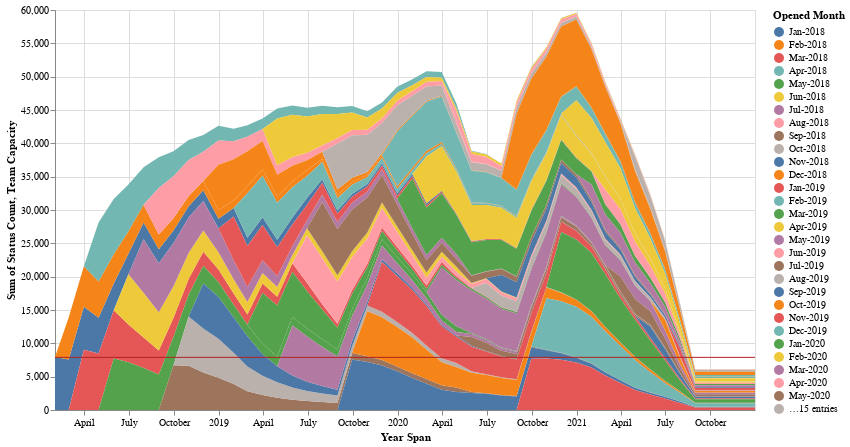

The notebook cell saved with this chart:
### Code cell
#hideinput
monthly_team_capacity = 7894



aggregation = {
         'Open Count': ('Open Count','sum'),

   'Status Count': ('Status Count','sum'),
}
legend_order = caseload_data_by_month['Opened Month'].unique()
backlog_data_byday = caseload_data_by_month.groupby(['Year Span', 'Age Category','CASE_OPENED_DT','Opened Month','Status']) \
.agg(** aggregation).reset_index()

montly_backlog_all = alt.Chart(backlog_data_byday).transform_filter(
    "datum['Status'] == 'Open'"
).mark_area().encode(
    y = alt.Y("sum(Status Count):Q" ),
    x = alt.X("Year Span:T",  scale=alt.Scale(zero=False) ),
   color = alt.Color("Opened Month:N", sort=legend_order ),
    tooltip=['CASE_OPENED_DT:T']
).properties(
    width=700,
    height=400
)

source3 = [{
            'Team Capacity': monthly_team_capacity,
            'tooltip':'Montly Team Capacity'
          }]
source3 = pd.DataFrame(source3)

line = alt.Chart(source3).mark_rule(color='firebrick').encode(
    y=     'Team Capacity',
    size=alt.SizeValue(1),
    tooltip = ['Team Capacity']
)


montly_backlog_all + line

### Figure 1 — Vega-Lite specification as saved in the notebook (floating-point values rounded to 4 significant figures; data arrays with more than 128 entries replaced by an {"elided": "..."} marker saying what was removed)
{"config": {"view": {"continuousWidth": 400, "continuousHeight": 300}}, "layer": [{"data": {"name": "data-e9aec1482207966cc50eb4a720f7899f"}, "mark": "area", "encoding": {"color": {"type": "nominal", "field": "Opened Month", "sort": ["Jan-2018", "Feb-2018", "Mar-2018", "Apr-2018", "May-2018", "Jun-2018", "Jul-2018", "Aug-2018", "Sep-2018", "Oct-2018", "Nov-2018", "Dec-2018", "Jan-2019", "Feb-2019", "Mar-2019", "Apr-2019", "May-2019", "Jun-2019", "Jul-2019", "Aug-2019", "Sep-2019", "Oct-2019", "Nov-2019", "Dec-2019", "Jan-2020", "Feb-2020", "Mar-2020", "Apr-2020", "May-2020", "Jun-2020", "Jul-2020", "Aug-2020", "Sep-2020", "Oct-2020", "Nov-2020", "Dec-2020", "Jan-2021", "Feb-2021", "Mar-2021", "Apr-2021", "May-2021", "Jun-2021", "Jul-2021", "Aug-2021"]}, "tooltip": [{"type": "temporal", "field": "CASE_OPENED_DT"}], "x": {"type": "temporal", "field": "Year Span", "scale": {"zero": false}}, "y": {"type": "quantitative", "aggregate": "sum", "field": "Status Count"}}, "height": 400, "transform": [{"filter": "datum['Status'] == 'Open'"}], "width": 700}, {"data": {"name": "data-953aff2505a5c9fb482138ed7a0ff9f0"}, "mark": {"type": "rule", "color": "firebrick"}, "encoding": {"size": {"value": 1}, "tooltip": [{"type": "quantitative", "field": "Team Capacity"}], "y": {"type": "quantitative", "field": "Team Capacity"}}}], "$schema": "https://vega.github.io/schema/vega-lite/v4.8.1.json", "datasets": {"data-e9aec1482207966cc50eb4a720f7899f": {"elided": "4481 records"}, "data-953aff2505a5c9fb482138ed7a0ff9f0": [{"Team Capacity": 7894, "tooltip": "Montly Team Capacity"}]}}
